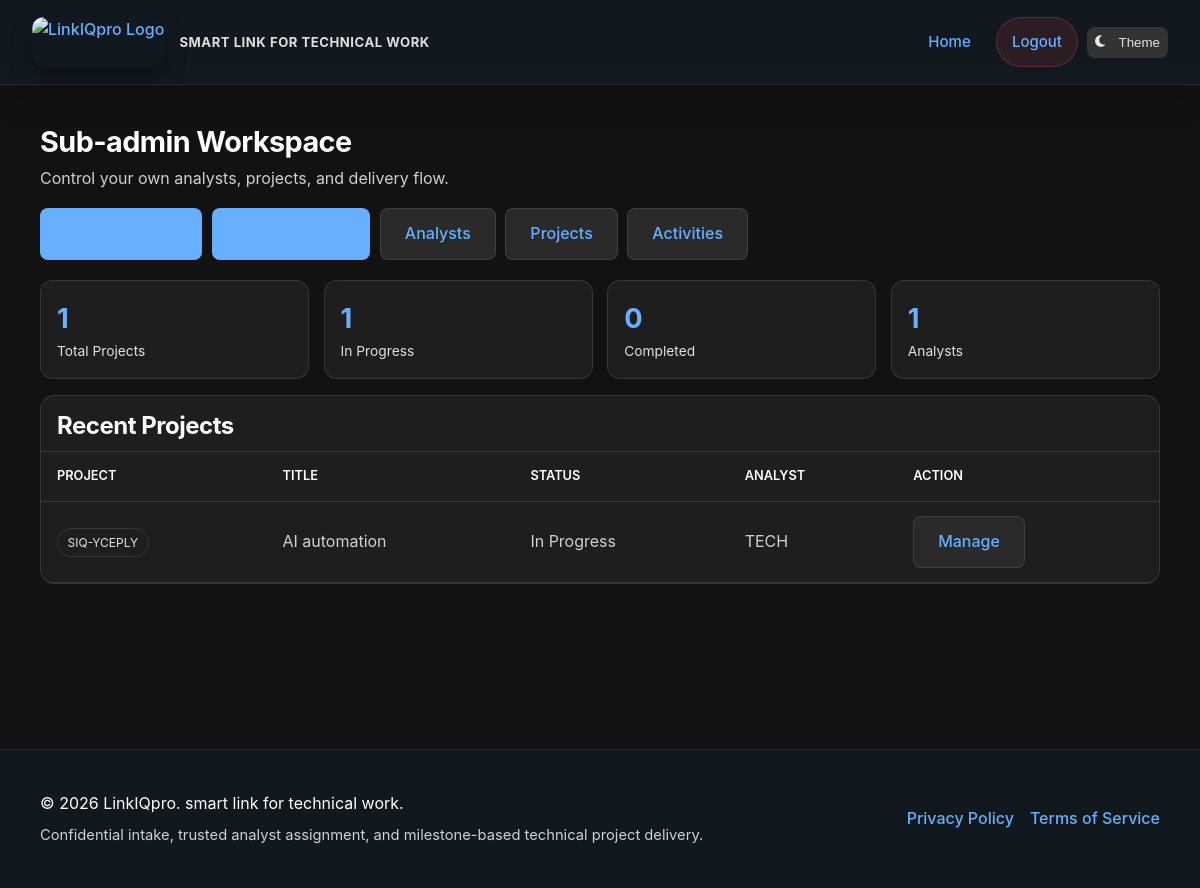
Screenshot of /dashboard/sub-admin/ (signed in) with the database file from the repository.
### apps/projects/models.py (models this page shows, shortened)
class Project(models.Model):
    STATUS_CHOICES = [
        ('submitted', 'Submitted'),
        ('accepted', 'Accepted'),
        ('in_progress', 'In Progress'),
        ('qa', 'QA Review'),
        ('completed', 'Completed'),
        ('rejected', 'Rejected'),
        ('disputed', 'Disputed'),
    ]
    STAGE_CHOICES = [
        ('proposal', 'Proposal'),
        ('data_analysis', 'Data Analysis'),
        ('literature_review', 'Literature Review'),
        ('methodology', 'Methodology'),
        ('full_project', 'Full Project'),
    ]
    SUPPORT_TYPES = [
        ('sample_size', 'Sample Size Calculation'),
        ('analysis_plan', 'Analysis Plan'),
        ('statistical_analysis', 'Statistical Analysis'),
        ('data_cleaning', 'Data Cleaning'),
        ('methodology_review', 'Methodology Review'),
        ('report_writing', 'Report Writing'),
        ('reproducible_notebook', 'Reproducible Notebook'),
        ('other', 'Other'),
    ]
    DEADLINE_RANGE_CHOICES = [
        ('1_5_days', '1 - 5 Days'),
        ('5_10_days', '5 - 10 Days'),
        ('10_20_days', '10 - 20 Days'),
        ('20_30_days', '20 - 30 Days'),
        ('1_2_months', '1 - 2 Months'),
        ('2_3_months', '2 - 3 Months'),
        ('3_plus_months', '3+ Months'),
        ('flexible', 'Flexible / No Rush'),
    ]
    BUDGET_RANGE_CHOICES = [
        ('under_100', 'Under $100'),
        ('100_250', '$100 - $250'),
        ('250_500', '$250 - $500'),
        ('500_1000', '$500 - $1,000'),
        ('1000_2500', '$1,000 - $2,500'),
        ('2500_5000', '$2,500 - $5,000'),
        ('5000_10000', '$5,000 - $10,000'),
        ('10000_plus', '$10,000+'),
        ('discuss', 'Let\'s Discuss'),
    ]
    id = models.UUIDField(primary_key=True, default=uuid.uuid4, editable=False)
    project_id = models.CharField(max_length=20, unique=True, default=generate_project_id)
    client = models.ForeignKey(
        'users.PseudonymousUser',
        on_delete=models.PROTECT,
        related_name='projects'
    )
    tenant_admin = models.ForeignKey(
        'users.PseudonymousUser',
        on_delete=models.SET_NULL,
        null=True,
        blank=True,
        related_name='tenant_projects'
    )
    assigned_analyst = models.ForeignKey(
        'users.PseudonymousUser',
        on_delete=models.SET_NULL,
        null=True, blank=True,
        related_name='assigned_projects'
    )
    title = models.CharField(max_length=500)
    description = models.TextField()
    stage = models.CharField(max_length=20, choices=STAGE_CHOICES)
    support_type = models.CharField(max_length=50, choices=SUPPORT_TYPES)
    research_area = models.CharField(max_length=255)
    sample_size = models.IntegerField(null=True, blank=True)
    preferred_methods = models.TextField(null=True, blank=True)
    deadline = models.DateField(null=True, blank=True)
    deadline_range = models.CharField(
        max_length=20,
        choices=DEADLINE_RANGE_CHOICES,
        null=True,
        blank=True,
        help_text='Expected timeline for project completion'
    )
    budget_range = models.CharField(
        max_length=20,
        choices=BUDGET_RANGE_CHOICES,
        null=True,
        blank=True,
        help_text='Expected budget range for the project'
    )
    attachment = models.FileField(
        upload_to='project_attachments/%Y/%m/%d/',
        null=True,
        blank=True,
        help_text='Optional document with additional project details'
    )
    attachment_filename = models.CharField(max_length=500, null=True, blank=True)
    status = models.CharField(max_length=20, choices=STATUS_CHOICES, default='submitted')
    confirms_lawful_use = models.BooleanField(default=False)
    confirms_data_rights = models.BooleanField(default=False)
    irb_approval_provided = models.BooleanField(default=False)
    total_price = models.DecimalField(max_digits=10, decimal_places=2, default=0)
    sub_admin_fee = models.DecimalField(max_digits=10, decimal_places=2, default=0)
    paid_amount = models.DecimalField(max_digits=10, decimal_places=2, default=0)
    released_amount = models.DecimalField(max_digits=10, decimal_places=2, default=0)
    is_active = models.BooleanField(default=True)
    created_at = models.DateTimeField(auto_now_add=True)
    updated_at = models.DateTimeField(auto_now=True)
    completed_at = models.DateTimeField(null=True, blank=True)
    class Meta:
        ordering = ['-created_at']
        db_table = 'core_project'
        indexes = [
            models.Index(fields=['project_id']),
            models.Index(fields=['client', 'status']),
            models.Index(fields=['status']),
        ]

### apps/users/models.py (models this page shows, shortened)
class PseudonymousUser(models.Model):
    id = models.UUIDField(primary_key=True, default=uuid.uuid4, editable=False)
    alias = models.CharField(max_length=255, unique=True)
    email = models.EmailField(null=True, blank=True)  # Deprecated - kept for migration
    email_hash = models.CharField(max_length=64, null=True, blank=True, unique=True)
    password_hash = models.CharField(max_length=255, null=True, blank=True)
    magic_token = models.CharField(max_length=255, unique=True, null=True, blank=True)
    magic_token_expires = models.DateTimeField(null=True, blank=True)
    is_admin = models.BooleanField(default=False)
    is_sub_admin = models.BooleanField(default=False)
    is_analyst = models.BooleanField(default=False)
    is_active = models.BooleanField(default=True)
    is_staff = models.BooleanField(default=False)
    is_superuser = models.BooleanField(default=False)
    created_at = models.DateTimeField(auto_now_add=True)
    last_login = models.DateTimeField(null=True, blank=True)
    last_seen = models.DateTimeField(default=timezone.now)
    parent_admin = models.ForeignKey(
        'self',
        on_delete=models.SET_NULL,
        null=True,
        blank=True,
        related_name='managed_users'
    )
    class Meta:
        ordering = ['-created_at']
        db_table = 'core_pseudonymoususer'  # Keep existing table name
    @property
    def is_authenticated(self):
        return True

### apps/users/views.py (the view)
# urls.py: path('dashboard/sub-admin/', views.sub_admin_dashboard, name='sub_admin_dashboard'),
@sub_admin_required
def sub_admin_dashboard(request):
    from apps.projects.models import Project
    projects = Project.objects.filter(tenant_admin=request.user, is_active=True).order_by('-created_at')
    analysts = PseudonymousUser.objects.filter(parent_admin=request.user, is_analyst=True).order_by('-created_at')
    counts = UserManagementService().get_user_stats(acting_user=request.user)
    return render(request, 'core/sub_admin_dashboard.html', {
        'user': request.user,
        'projects': projects,
        'analysts': analysts,
        'total_projects': projects.count(),
        'in_progress_projects': projects.filter(status='in_progress').count(),
        'completed_projects': projects.filter(status='completed').count(),
        'total_analysts': counts['analysts'],
    })

### apps/users/repositories.py (called while the page is built, shortened)
    @staticmethod
    def get_user_counts(acting_user: Optional[PseudonymousUser] = None) -> dict:
        users = PseudonymousUser.objects.all()
        if acting_user and acting_user.is_sub_admin:
            users = users.filter(parent_admin=acting_user)
        return {
            'total': users.count(),
            'clients': users.filter(is_admin=False, is_analyst=False, is_sub_admin=False).count(),
            'analysts': users.filter(is_analyst=True).count(),
            'admins': users.filter(is_admin=True, is_sub_admin=False).count(),
            'sub_admins': users.filter(is_sub_admin=True).count(),
        }

### apps/users/services.py (called while the page is built)
    def get_user_stats(self, acting_user: Optional[PseudonymousUser] = None) -> dict:
        return self.user_repo.get_user_counts(acting_user=acting_user)

### core/context_processors.py (called while the page is built)
def chat_users(request):
    if request.user.is_authenticated:
        admins = PseudonymousUser.objects.filter(is_admin=True, is_active=True)
        return {
            'chat_admins': admins,
        }
    return {}

### templates/core/sub_admin_dashboard.html (shortened to what this page needs)
{% extends "base.html" %}
{% block content %}
<section class="sa-head">
  <div>
    <h1>Sub-admin Workspace</h1>
    <p>Control your own analysts, projects, and delivery flow.</p>
  </div>
  <div class="sa-actions">
    <a href="{% url 'core:sub_admin_create_analyst' %}" class="btn btn-primary">Create Analyst</a>
    <a href="{% url 'core:submit_project' %}" class="btn btn-primary">Create Project</a>
    <a href="{% url 'core:sub_admin_analyst_list' %}" class="btn btn-secondary">Analysts</a>
    <a href="{% url 'core:sub_admin_project_list' %}" class="btn btn-secondary">Projects</a>
    <a href="{% url 'core:sub_admin_activities' %}" class="btn btn-secondary">Activities</a>
  </div>
</section>
<section class="sa-grid">
  <article class="sa-card"><div class="sa-num">{{ total_projects }}</div><div class="sa-label">Total Projects</div></article>
  <article class="sa-card"><div class="sa-num">{{ in_progress_projects }}</div><div class="sa-label">In Progress</div></article>
  <article class="sa-card"><div class="sa-num">{{ completed_projects }}</div><div class="sa-label">Completed</div></article>
  <article class="sa-card"><div class="sa-num">{{ total_analysts }}</div><div class="sa-label">Analysts</div></article>
</section>
<section class="sa-panel">
  <h2>Recent Projects</h2>
  <table>
    <thead><tr><th>Project</th><th>Title</th><th>Status</th><th>Analyst</th><th>Action</th></tr></thead>
    <tbody>
      {% for project in projects %}
      <tr>
        <td><span class="pill">{{ project.project_id }}</span></td>
        <td>{{ project.title|truncatewords:7 }}</td>
        <td>{{ project.get_status_display }}</td>
        <td>{{ project.assigned_analyst.alias|default:"Unassigned" }}</td>
        <td><a class="btn btn-secondary" href="{% url 'core:sub_admin_project_manage' project.project_id %}">Manage</a></td>
      </tr>
      {% empty %}
      <tr><td colspan="5" style="color:var(--text-secondary)">No projects yet.</td></tr>
      {% endfor %}
    </tbody>
  </table>
</section>
{% endblock %}

### static/main.css (style rules this page uses)
:root { --text-primary: #1a1a1a; --text-secondary: #2c2c2c; --text-muted: #4a4a4a; --bg-primary: #ffffff; --bg-secondary: #f8f9fa; --bg-tertiary: #f1f3f5; --accent-primary: #007bff; --accent-secondary: #00d9ff; --accent-gradient: linear-gradient(135deg, #007bff, #00d9ff); --success: #10b981; --warning: #f59e0b; --error: #ef4444; --info: #3b82f6; --border-color: rgba(0, 0, 0, 0.1); --border-light: rgba(0, 0, 0, 0.05); --shadow-sm: 0 1px 2px rgba(0, 0, 0, 0.05); --shadow-md: 0 4px 6px rgba(0, 0, 0, 0.07); --shadow-lg: 0 10px 15px rgba(0, 0, 0, 0.1); }
body.dark-theme { --text-primary: #ffffff; --text-secondary: #e0e0e0; --text-muted: #b0b0b0; --bg-primary: #121212; --bg-secondary: #1e1e1e; --bg-tertiary: #2a2a2a; --accent-primary: #66b0ff; --accent-secondary: #66e0ff; --accent-gradient: linear-gradient(135deg, #66b0ff, #66e0ff); --success: #34d399; --warning: #fbbf24; --error: #f87171; --info: #60a5fa; --border-color: rgba(255, 255, 255, 0.1); --border-light: rgba(255, 255, 255, 0.05); --shadow-sm: 0 1px 2px rgba(0, 0, 0, 0.2); --shadow-md: 0 4px 6px rgba(0, 0, 0, 0.25); --shadow-lg: 0 10px 15px rgba(0, 0, 0, 0.3); }
body { background-color: var(--bg-primary); color: var(--text-primary); }
p, li, .text-content, .description, span:not(.badge):not(.icon) { color: var(--text-secondary); }
h1, h2, h3, h4, h5, h6 { color: var(--text-primary); }
a { color: var(--accent-primary); }
.btn-primary { background-color: var(--accent-primary); color: white; }
.btn-secondary { background-color: transparent; border: 1px solid var(--border-color); color: var(--text-primary); }
body { background-color: #ffffff; color: #1a1a1a; font-family: system-ui, -apple-system, "Segoe UI", Roboto, "Helvetica Neue", Arial, sans-serif; line-height: 1.6; -webkit-font-smoothing: antialiased; -moz-osx-font-smoothing: grayscale; }
h1, h2, h3, h4, h5, h6 { color: #000000; font-weight: 700; letter-spacing: -0.02em; line-height: 1.2; }
p, li, .text-content, .description { color: #2c2c2c; font-weight: 400; line-height: 1.7; }
a { color: #0056b3; text-decoration: underline; font-weight: 500; transition: color 0.2s ease; }
button, .btn, input, textarea, select { color: #1a1a1a; font-weight: 500; }
::placeholder { color: #6c6c6c !important; opacity: 1; }
table { color: #2c2c2c; }
th { color: #000000; font-weight: 600; }
td { color: #2c2c2c; }
body.dark-theme { background-color: #121212; color: #e8e8e8; }
body.dark-theme h1, body.dark-theme h2, body.dark-theme h3, body.dark-theme h4, body.dark-theme h5, body.dark-theme h6 { color: #ffffff; }
body.dark-theme p, body.dark-theme li, body.dark-theme .text-content, body.dark-theme .description { color: #d0d0d0; }
body.dark-theme a { color: #66b0ff; }
body.dark-theme ::placeholder { color: #8a8a8a !important; }
body.dark-theme table { color: #e8e8e8; }
body.dark-theme th { color: #ffffff; }
body.dark-theme td { color: #d0d0d0; }
html { scroll-behavior: smooth; }

### templates/base.html (style rules this page uses)
* { margin: 0; padding: 0; box-sizing: border-box; }
:root { --bg-primary: #0f0f0f; --bg-secondary: #1a1a1a; --bg-tertiary: #2a2a2a; --text-primary: #ffffff; --text-secondary: #b0b0b0; --accent-primary: #00d9ff; --accent-secondary: #0099cc; --border-color: #333333; --mobile-nav-width: 260px; --success: #10b981; --error: #ef4444; --warning: #f59e0b; }
body { font-family: -apple-system, BlinkMacSystemFont, 'Segoe UI', Roboto, Oxygen, Ubuntu, Cantarell, sans-serif; background-color: var(--bg-primary); color: var(--text-primary); line-height: 1.6; }
.btn { padding: 0.75rem 1.5rem; border: none; border-radius: 0.5rem; cursor: pointer; font-size: 1rem; transition: all 0.3s; text-decoration: none; display: inline-block; }
.btn-primary { background-color: var(--accent-primary); color: var(--bg-primary); font-weight: 600; }
.btn-secondary { background-color: var(--bg-tertiary); color: var(--text-primary); border: 1px solid var(--border-color); }

### rows the page displays
Project: project_id "SIQ-YCEPLY", title "AI automation", status "In Progress", assigned_analyst.alias "TECH"

### other values shown
{{ total_projects }} "1"
{{ in_progress_projects }} "1"
{{ completed_projects }} "0"
{{ total_analysts }} "1"
